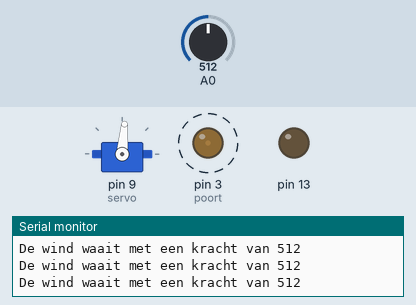
The sketch below on a simulated Arduino Uno, built with avr-gcc and run on an emulated ATmega328P. Parts: servo, output pins drawn as LEDs (lit = HIGH), the last lines printed to the serial monitor. Dashed ring = blinking. The test bench sets the inputs (shaded band); at power-on: A0 = 512.

Above: at 1.2 s.
1.3 s: A0 set to 716
At 1.49 s:
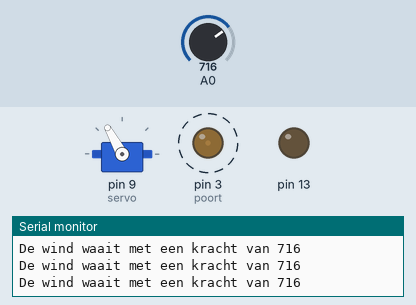
4.3 s: A0 set to 983
At 4.57 s:
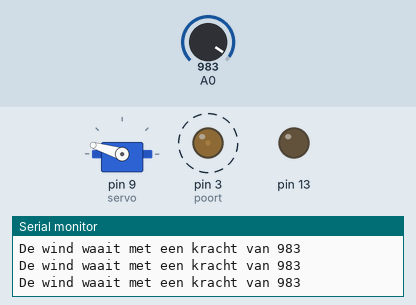
7.3 s: A0 set to 1010
At 7.66 s:
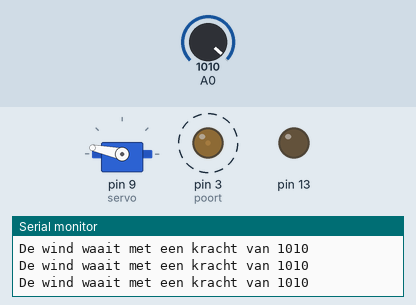
10.3 s: A0 set to 900
At 10.58 s:
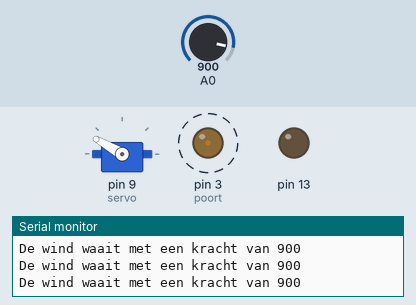
13.3 s: A0 set to 107
At 13.42 s:
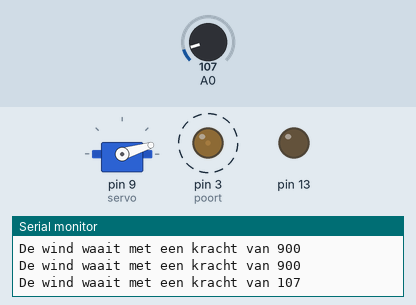
16.3 s: A0 set to 89
At 16.5 s:
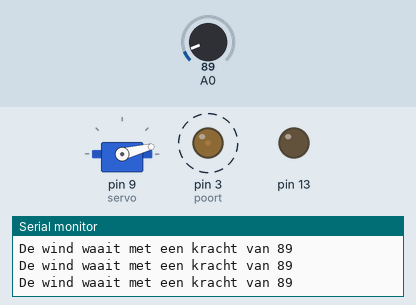
Timing chart, 0 to 20.3 s (numbered marks = the images above; inputs shaded):
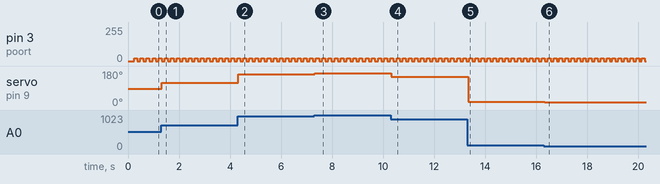

The sketch:

DraaiKnop_Servo.ino
```cpp
//PAS OP: servos have three wires: power, ground, and signal. The power wire is typically red, and should be connected to the 5V pin on the Arduino board. The ground wire is typically black or brown and should be connected to a ground pin on the Arduino board. The signal pin is typically yellow, orange or white and should be connected to an output pin on the Arduino board.

//Probeer nu deze sketch uit:

#include <Servo.h>
 const int poort = 3;
const int delayTijd = 100;
boolean lampjeBrandt=false;
long beginTijd;
Servo servo;

void setup() {
  servo.attach(9);
   Serial.begin(9600);
   pinMode(13, OUTPUT);
  beginTijd=millis();

}

void loop() {
 int draaiKnop = analogRead(0);
    servo.write(draaiKnop/(1023/150));
    laatLampjeKnipperen();
    Serial.print("De wind waait met een kracht van ");
  Serial.println(draaiKnop);
}

void laatLampjeKnipperen(){
  if(millis()>beginTijd+delayTijd){
    if(lampjeBrandt){
      analogWrite(poort, 20);
    }else{
        analogWrite(poort, 0);
    }
    lampjeBrandt=!lampjeBrandt;
    beginTijd=millis();
  }
}
```

Measured:
- after the input at 1.3 s, servo on pin 9 (servo): 85° → 119° at once
- after the input at 4.3 s, servo on pin 9 (servo): 119° → 163° at once
- after the input at 7.3 s, servo on pin 9 (servo): 163° → 168° at once
- after the input at 10.3 s, servo on pin 9 (servo): 168° → 150° at once
- after the input at 13.3 s, servo on pin 9 (servo): 150° → 17° at once
- after the input at 16.3 s, servo on pin 9 (servo): 17° → 14° at once
- by itself, pin 3 (poort): alternates 20/255 for 0.12 s and 0/255 for 0.12 s
